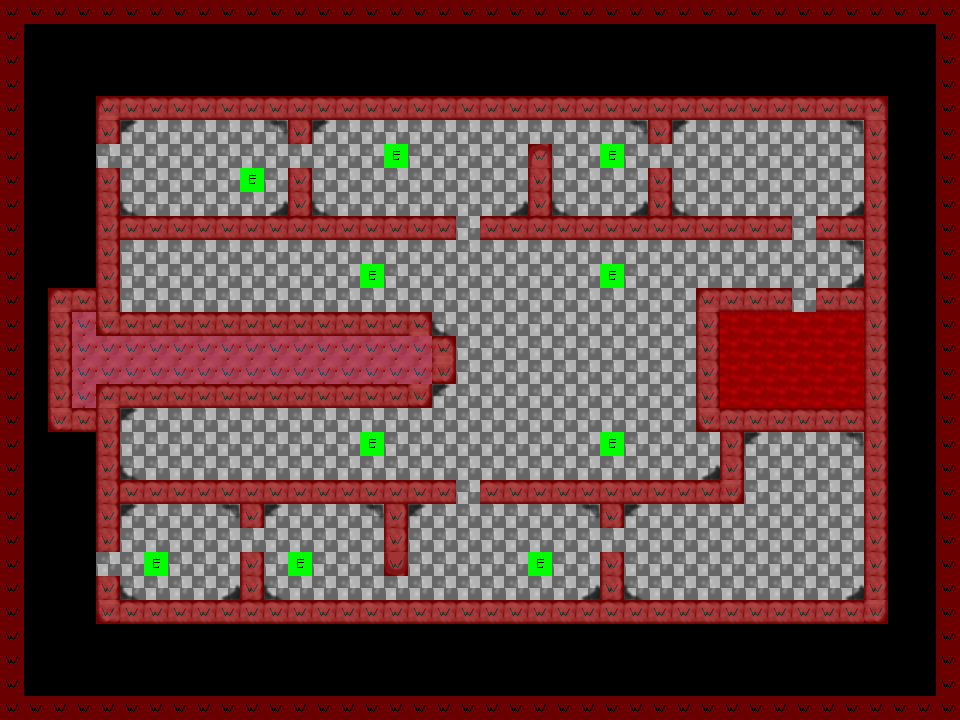

This game map was drawn from its Tiled (.tmx) file and the tilesets committed beside it. A one-line description and the trimmed map source follow:
An orthogonal 40x30 tile map with 24x24 px tiles, 4 tile layers (Background, Walkable, Foreground, Searches) and 23 objects (3x ai-1, 3x ai-2, door-2, player-1, device, ...).

<map version="1.0" orientation="orthogonal" renderorder="right-down" width="40" height="30" tilewidth="24" tileheight="24" nextobjectid="125">
 <tileset firstgid="1" name="level-tilesheet" tilewidth="24" tileheight="24" tilecount="50" columns="5">
  <image source="../graphics/level-tilesheet.png" width="120" height="192" />
  <tile id="15">
   <properties>
    <property name="initial-state" type="bool" value="false" />
   </properties>
  </tile>
 </tileset>
 <layer name="Background" width="40" height="30">
  <properties>
   <property name="type" value="visual" />
  </properties>
  <data>[1200 cells, 738 non-empty, 11 distinct tile ids]</data>
 </layer>
 <layer name="Walkable" width="40" height="30" opacity="0.42">
  <properties>
   <property name="type" value="movement" />
  </properties>
  <data>[1200 cells, 397 non-empty, 1 distinct tile ids]</data>
 </layer>
 <objectgroup name="Objects">
  <object id="36" name="door-2" gid="4" x="454.102" y="497.717" width="24" height="24">
   <properties>
    <property name="angle" type="float" value="0" />
    <property name="controlled-by" value="" />
    <property name="type" value="door" />
   </properties>
  </object>
  <object id="50" name="player-1" gid="2" x="178.109" y="551.548" width="24" height="24">
   <properties>
    <property name="active" type="int" value="1" />
    <property name="type" value="player" />
   </properties>
  </object>
  <object id="55" name="device" gid="11" x="794.694" y="400.673" width="24" height="24">
   <properties>
    <property name="type" value="doomsday-device" />
   </properties>
  </object>
  <object id="59" name="door-11" gid="4" x="239.636" y="545.891" width="24" height="24">
   <properties>
    <property name="always-working" type="bool" value="true" />
    <property name="angle" type="float" value="90" />
    <property name="controlled-by" value="controller-1" />
    <property name="type" value="door" />
   </properties>
  </object>
  <object id="60" name="level-exit-2" gid="4" x="97.5477" y="571.233" width="24" height="24">
   <properties>
    <property name="angle" type="float" value="90" />
    <property name="type" value="exit" />
   </properties>
  </object>
  <object id="62" name="door-3" gid="4" x="456.019" y="232.714" width="24" height="24">
   <properties>
    <property name="always-working" type="bool" value="false" />
    <property name="angle" type="float" value="0" />
    <property name="controlled-by" value="controller-2" />
    <property name="type" value="door" />
   </properties>
  </object>
  <object id="63" name="door-4" gid="4" x="793.374" y="308.455" width="24" height="24">
   <properties>
    <property name="angle" type="float" value="0" />
    <property name="controlled-by" value="controller-2" />
    <property name="type" value="door" />
   </properties>
  </object>
  <object id="67" name="door-9" gid="4" x="284.756" y="166" width="24" height="24">
   <properties>
    <property name="angle" type="float" value="90" />
    <property name="controlled-by" value="" />
    <property name="type" value="door" />
   </properties>
  </object>
  <object id="69" name="controller-2" gid="10" x="815.394" y="471.137" width="24" height="24">
   <properties>
    <property name="type" value="controller" />
   </properties>
  </object>
  <object id="102" name="player-2" gid="2" x="168.675" y="174.571" width="24" height="24">
   <properties>
    <property name="active" type="int" value="0" />
    <property name="type" value="player" />
   </properties>
  </object>
  <object id="106" name="door-6" gid="4" x="647.809" y="162.937" width="24" height="24">
   <properties>
    <property name="angle" type="float" value="90" />
    <property name="controlled-by" value="" />
    <property name="type" value="door" />
   </properties>
  </object>
  <object id="111" name="level-exit-1" gid="4" x="97.3333" y="164" width="24" height="24">
   <properties>
    <property name="angle" type="float" value="90" />
    <property name="type" value="exit" />
   </properties>
  </object>
  <object id="112" name="door-12" gid="4" x="790.667" y="234.667" width="24" height="24">
   <properties>
    <property name="angle" type="float" value="0" />
    <property name="controlled-by" value="controller-2" />
    <property name="type" value="door" />
   </properties>
  </object>
  <object id="113" name="controller-1" gid="10" x="171.946" y="212.34" width="24" height="24">
   <properties>
    <property name="type" value="controller" />
   </properties>
  </object>
  <object id="120" name="cam-1" gid="1" x="110.667" y="284" width="24" height="24">
   <properties>
    <property name="angle" type="float" value="-90" />
    <property name="controlled-by" value="controller-1" />
    <property name="type" value="camera" />
   </properties>
  </object>
  <object id="121" name="cam-2" gid="1" x="113.333" y="454.667" width="24" height="24">
   <properties>
    <property name="angle" type="float" value="-90" />
    <property name="controlled-by" value="controller-2" />
    <property name="type" value="camera" />
   </properties>
  </object>
  <object id="122" name="door-1" gid="4" x="598.667" y="548" width="24" height="24">
   <properties>
    <property name="always-working" type="bool" value="true" />
    <property name="angle" type="float" value="90" />
    <property name="controlled-by" value="" />
    <property name="type" value="door" />
   </properties>
  </object>
 </objectgroup>
 <objectgroup name="AIs">
  <object id="107" name="ai-1" gid="3" x="175.577" y="281.916" width="24" height="24">
   <properties>
    <property name="initial-state" value="none" />
    <property name="initial-tiredness" value="0" />
    <property name="type" value="ai" />
   </properties>
  </object>
  <object id="123" name="ai-2" gid="3" x="164" y="448" width="24" height="24">
   <properties>
    <property name="initial-state" value="none" />
    <property name="initial-tiredness" value="0" />
    <property name="type" value="ai" />
   </properties>
  </object>
 </objectgroup>
 <layer name="Foreground" width="40" height="30">
  <properties>
   <property name="type" value="visual" />
  </properties>
  <data>[1200 cells, 36 non-empty, 4 distinct tile ids]</data>
 </layer>
 <objectgroup name="Patrols">
  <object id="79" name="ai-1" gid="17" x="148.786" y="284.446" width="24" height="24">
   <properties>
    <property name="index" type="int" value="1" />
    <property name="patrol-name" value="two" />
    <property name="type" value="patrol-point" />
   </properties>
  </object>
  <object id="87" name="ai-2" gid="17" x="142.029" y="453.168" width="24" height="24">
   <properties>
    <property name="index" type="int" value="2" />
    <property name="patrol-name" value="two" />
    <property name="type" value="patrol-point" />
   </properties>
  </object>
  <object id="119" name="ai-1" gid="17" x="265.333" y="285.333" width="24" height="24">
   <properties>
    <property name="index" type="int" value="3" />
    <property name="patrol-name" value="two" />
    <property name="type" value="patrol-point" />
   </properties>
  </object>
  <object id="124" name="ai-2" gid="17" x="257.333" y="452" width="24" height="24">
   <properties>
    <property name="index" type="int" value="1" />
    <property name="patrol-name" value="two" />
    <property name="type" value="patrol-point" />
   </properties>
  </object>
 </objectgroup>
 <layer name="Searches" width="40" height="30">
  <properties>
   <property name="type" value="object" />
  </properties>
  <data>[1200 cells, 10 non-empty, 1 distinct tile ids]</data>
 </layer>
 <objectgroup name="Rest points" visible="0" />
</map>
